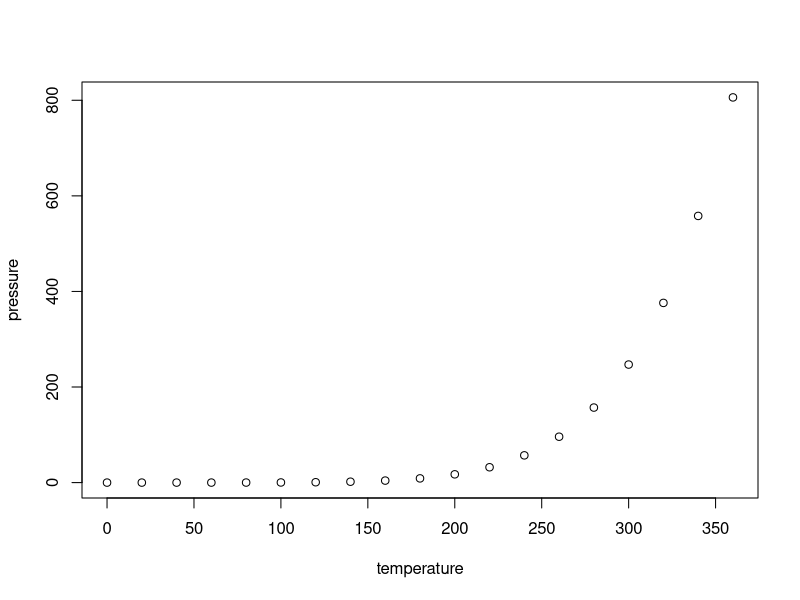
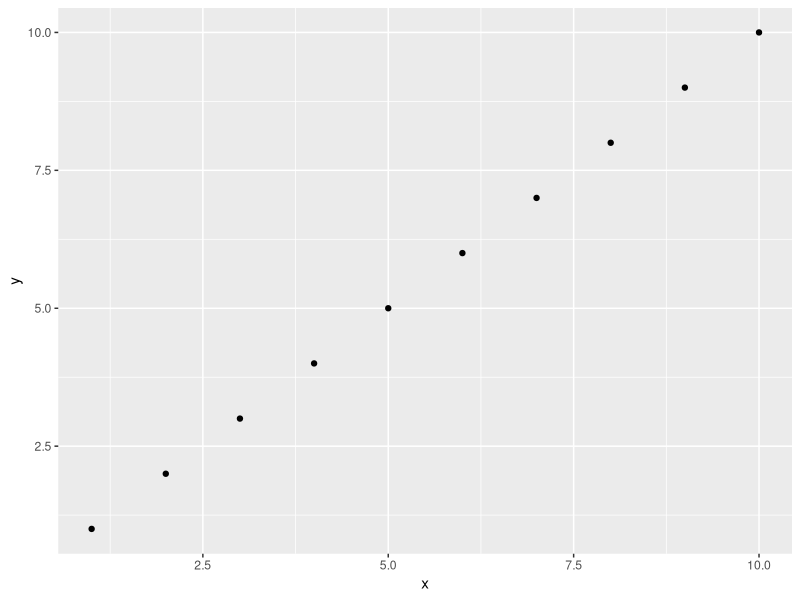
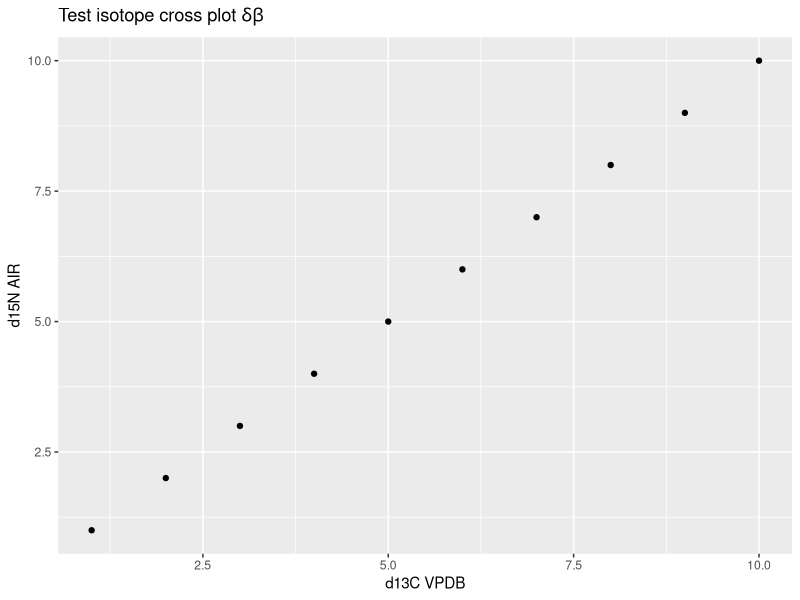

The R source for these figures, in order:
## ---- chunk 1
knitr::opts_chunk$set(echo = TRUE)
## ---- chunk 2
summary(cars)
## ---- chunk 3
plot(pressure)
## ---- chunk 4
library(ggplot2)
## ---- chunk 5
data <- data.frame(x = 1:10, y = 1:10)    #  dummy data in a frame
## ---- chunk 6
ggp <- ggplot(data, aes(x, y)) +   # Create plot without text
  geom_point()
ggp                      # Draw ggplot
## ---- chunk 7
ggp +                                 
  xlab("d13C VPDB") +  # add x axis label
  ylab("d15N AIR") +   # add y axis label
ggtitle(expression("Test isotope cross plot" ~ delta * beta))

## ---- chunk 8
#d15N <- expression(paste("Normalized ", delta^{15},"N (\u2030)"))
d13C <- expression(paste("Normalized ", delta^{13},"C (\u2030)"))
d13C
